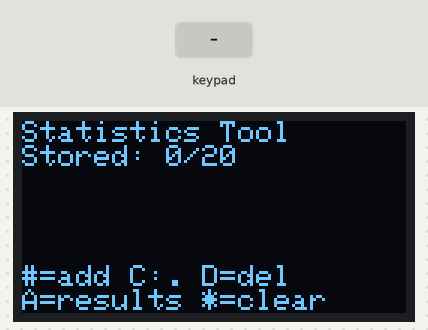
Bench run of a sketch on a simulated ESP32. On the bench: 128×64 one-colour display. The test bench sets the inputs (shaded band).

Above: at 1.2 s.
1.3 s: keypad keys 1 3 1 2 1 4 2 7 pressed 0.4 s apart
At 4.6 s:
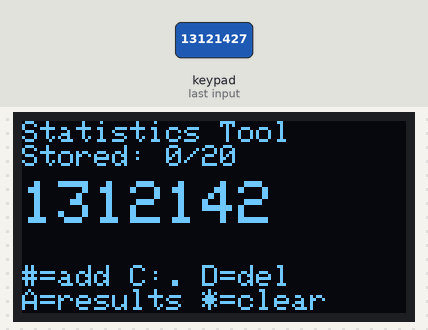
6.0 s: key 'C' pressed
At 7.2 s:
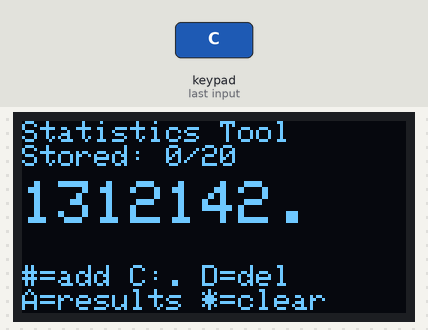
7.5 s: key '#' pressed
At 8.5 s:
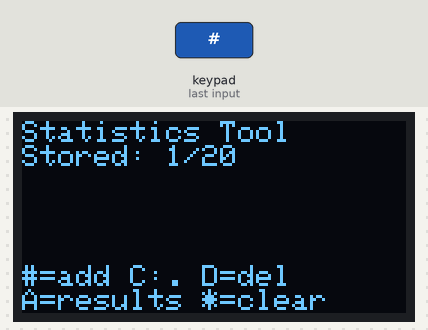
9.0 s: keypad keys 1 3 1 2 1 4 2 7 A pressed 0.4 s apart
At 13.3 s:
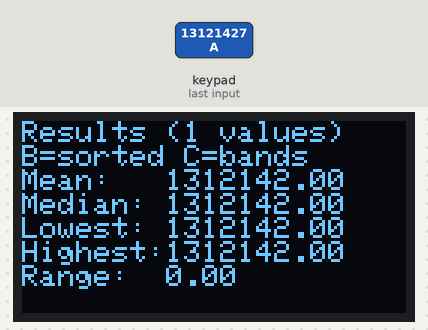
14.1 s: key 'B' pressed
At 14.6 s:
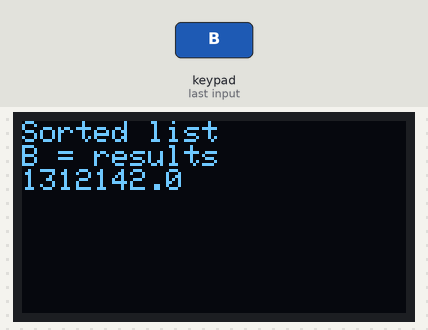
15.6 s: key 'C' pressed
At 17.0 s:
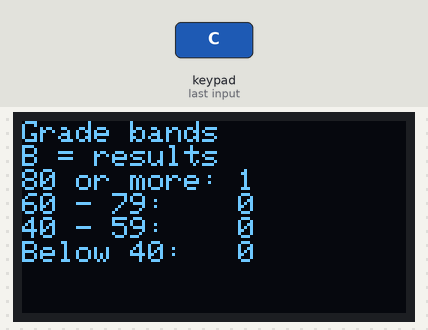
Timing chart, 0 to 18.1 s (numbered marks = the images above; inputs shaded):
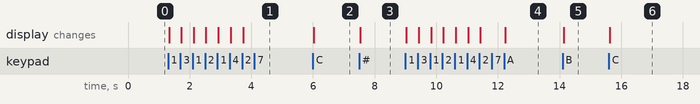

The sketch:

bonus_2_grades.ino
```cpp
// Project 10, Bonus 2 - Grades
// C (on the results) shows how many values fall in each band.
// Type up to 20 numbers, # after each (C = decimal point, D = delete).
// A = results (count, mean, median, lowest, highest, range).
// B = sorted list / results. * = start again.

#include <Wire.h>
#include <Adafruit_GFX.h>
#include <Adafruit_SSD1306.h>
#include <Keypad.h>

const byte ROWS = 4;
const byte COLS = 4;
char keys[ROWS][COLS] = {
  {'1', '2', '3', 'A'},
  {'4', '5', '6', 'B'},
  {'7', '8', '9', 'C'},
  {'*', '0', '#', 'D'}
};
byte rowPins[ROWS] = {13, 12, 14, 27};
byte colPins[COLS] = {26, 25, 33, 32};
Keypad keypad = Keypad(makeKeymap(keys), rowPins, colPins, ROWS, COLS);

const int SCREEN_WIDTH  = 128;
const int SCREEN_HEIGHT = 64;
Adafruit_SSD1306 display(SCREEN_WIDTH, SCREEN_HEIGHT, &Wire, -1);

const int MAX_VALUES = 20;
double values[MAX_VALUES];
int count = 0;
String typed = "";
int stage = 1;    // 1 = entering, 2 = results, 3 = sorted, 4 = bands

void setup() {
  Serial.begin(115200);
  if (!display.begin(SSD1306_SWITCHCAPVCC, 0x3C)) {
    Serial.println("OLED not found");
  }
  display.setTextColor(SSD1306_WHITE);
  showScreen();
}

void loop() {
  char key = keypad.getKey();
  if (!key) return;

  if (key == '*') {
    count = 0;
    typed = "";
    stage = 1;
  } else if (stage == 1) {
    if (key >= '0' && key <= '9' && typed.length() < 7) {
      typed += key;
    } else if (key == 'C' && typed.indexOf('.') == -1) {
      typed += '.';
    } else if (key == 'D' && typed.length() > 0) {
      typed.remove(typed.length() - 1);
    } else if (key == '#' && hasDigit(typed) && count < MAX_VALUES) {
      values[count] = typed.toDouble();
      count++;
      typed = "";
    } else if (key == 'A' && count > 0) {
      sortValues();
      stage = 2;
    }
  } else if (key == 'B') {
    if (stage == 2) stage = 3;
    else stage = 2;
  } else if (key == 'C') {
    stage = 4;
  }
  showScreen();
}

bool hasDigit(String s) {
  for (int i = 0; i < s.length(); i++) {
    if (s[i] >= '0' && s[i] <= '9') return true;
  }
  return false;
}

void sortValues() {
  for (int pass = 0; pass < count - 1; pass++) {
    for (int i = 0; i < count - 1 - pass; i++) {
      if (values[i] > values[i + 1]) {
        double temp = values[i];
        values[i] = values[i + 1];
        values[i + 1] = temp;
      }
    }
  }
}

double mean() {
  double sum = 0;
  for (int i = 0; i < count; i++) sum += values[i];
  return sum / count;
}

double median() {
  if (count % 2 == 1) return values[count / 2];
  return (values[count / 2 - 1] + values[count / 2]) / 2.0;
}

void showScreen() {
  display.clearDisplay();
  display.setTextSize(1);
  display.setCursor(0, 0);
  if (stage == 1) {
    display.println("Statistics Tool");
    display.print("Stored: ");
    display.print(count);
    display.print("/");
    display.println(MAX_VALUES);
    display.setTextSize(2);
    display.setCursor(0, 20);
    display.println(typed);
    display.setTextSize(1);
    display.setCursor(0, 48);
    display.println("#=add C:. D=del");
    display.println("A=results *=clear");
  } else if (stage == 2) {
    display.print("Results (");
    display.print(count);
    display.println(" values)");
    display.println("B=sorted C=bands");
    display.setCursor(0, 16);
    display.print("Mean:   ");
    display.println(mean(), 2);
    display.print("Median: ");
    display.println(median(), 2);
    display.print("Lowest: ");
    display.println(values[0], 2);
    display.print("Highest:");
    display.println(values[count - 1], 2);
    display.print("Range:  ");
    display.println(values[count - 1] - values[0], 2);
  } else if (stage == 4) {
    display.println("Grade bands");
    display.println("B = results");
    display.setCursor(0, 16);
    display.print("80 or more: ");
    display.println(countBetween(80, 1e9));
    display.print("60 - 79:    ");
    display.println(countBetween(60, 80));
    display.print("40 - 59:    ");
    display.println(countBetween(40, 60));
    display.print("Below 40:   ");
    display.println(countBetween(-1e9, 40));
  } else {
    display.println("Sorted list");
    display.println("B = results");
    display.setCursor(0, 16);
    for (int i = 0; i < count; i++) {
      display.print(values[i], 1);
      display.print(" ");
    }
  }
  display.display();
}

// How many values are at least low and below high
int countBetween(double low, double high) {
  int n = 0;
  for (int i = 0; i < count; i++) {
    if (values[i] >= low && values[i] < high) n++;
  }
  return n;
}
```

Measured:
- after the input at 1.3 s, the display: first changes at once (image 1 shows a later state)
- after the input at 6.0 s, the display: changes at once (image 2)
- after the input at 7.5 s, the display: changes at once (image 3)
- after the input at 9.0 s, the display: first changes at once (image 4 shows a later state)
- after the input at 14.1 s, the display: changes at once (image 5)
- after the input at 15.6 s, the display: changes at once (image 6)
